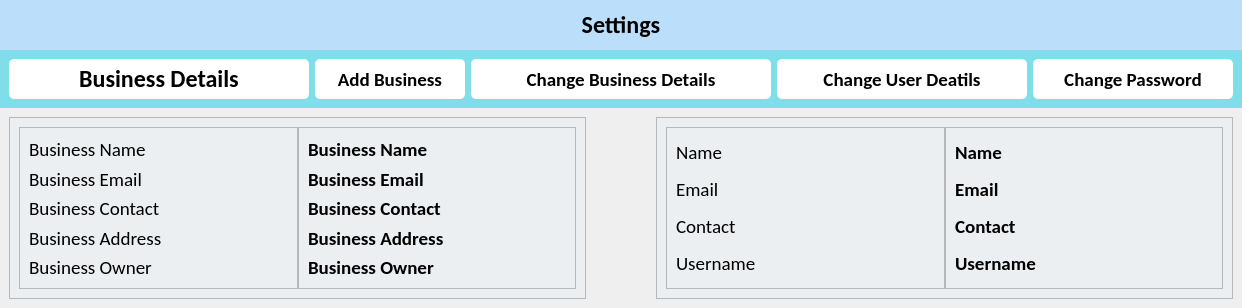
      <widget class="QWidget" name="settings_page">
       <property name="styleSheet">
        <string notr="true">
#lbl_settings {
	background-color: #bbdefb;
}

QPushButton {
	background-color: #fff;
	border-radius: 5px;
}

QFrame {
	background-color: #eceff1;
}

#create_widget {
	background-color: #80deea;
}</string>
       </property>
       <layout class="QVBoxLayout" name="verticalLayout_11">
        <property name="spacing">
         <number>0</number>
        </property>
        <property name="leftMargin">
         <number>0</number>
        </property>
        <property name="topMargin">
         <number>0</number>
        </property>
        <property name="rightMargin">
         <number>0</number>
        </property>
        <property name="bottomMargin">
         <number>0</number>
        </property>
        <item>
         <widget class="QLabel" name="lbl_settings">
          <property name="minimumSize">
           <size>
            <width>0</width>
            <height>50</height>
           </size>
          </property>
          <property name="maximumSize">
           <size>
            <width>16777215</width>
            <height>50</height>
           </size>
          </property>
          <property name="font">
           <font>
            <family>Calibri</family>
            <pointsize>18</pointsize>
            <weight>75</weight>
            <bold>true</bold>
           </font>
          </property>
          <property name="text">
           <string>Settings</string>
          </property>
          <property name="alignment">
           <set>Qt::AlignCenter</set>
          </property>
          <property name="margin">
           <number>0</number>
          </property>
         </widget>
        </item>
        <item>
         <widget class="QWidget" name="create_widget" native="true">
          <property name="minimumSize">
           <size>
            <width>0</width>
            <height>0</height>
           </size>
          </property>
          <property name="maximumSize">
           <size>
            <width>16777215</width>
            <height>60</height>
           </size>
          </property>
          <layout class="QHBoxLayout" name="horizontalLayout_8">
           <item alignment="Qt::AlignLeft">
            <widget class="QPushButton" name="btn_business_details">
             <property name="minimumSize">
              <size>
               <width>300</width>
               <height>40</height>
              </size>
             </property>
             <property name="maximumSize">
              <size>
               <width>300</width>
               <height>40</height>
              </size>
             </property>
             <property name="font">
              <font>
               <family>Calibri</family>
               <pointsize>18</pointsize>
               <weight>75</weight>
               <bold>true</bold>
              </font>
             </property>
             <property name="text">
              <string>Business Details</string>
             </property>
             <property name="icon">
              <iconset resource="../resources.qrc">
               <normaloff>:/icons/assets/icons/plus.png</normaloff>:/icons/assets/icons/plus.png</iconset>
             </property>
             <property name="iconSize">
              <size>
               <width>32</width>
               <height>32</height>
              </size>
             </property>
            </widget>
           </item>
           <item alignment="Qt::AlignLeft">
            <widget class="QPushButton" name="btn_add_khata">
             <property name="minimumSize">
              <size>
               <width>150</width>
               <height>40</height>
              </size>
             </property>
             <property name="maximumSize">
              <size>
               <width>150</width>
               <height>40</height>
              </size>
             </property>
             <property name="font">
              <font>
               <family>Calibri</family>
               <pointsize>14</pointsize>
               <weight>75</weight>
               <bold>true</bold>
              </font>
             </property>
             <property name="text">
              <string>Add Business</string>
             </property>
             <property name="icon">
              <iconset resource="../resources.qrc">
               <normaloff>:/icons/assets/icons/plus.png</normaloff>:/icons/assets/icons/plus.png</iconset>
             </property>
             <property name="iconSize">
              <size>
               <width>32</width>
               <height>32</height>
              </size>
             </property>
            </widget>
           </item>
           <item>
            <widget class="QPushButton" name="btn_change_business_details">
             <property name="minimumSize">
              <size>
               <width>300</width>
               <height>40</height>
              </size>
             </property>
             <property name="maximumSize">
              <size>
               <width>300</width>
               <height>40</height>
              </size>
             </property>
             <property name="font">
              <font>
               <family>Calibri</family>
               <pointsize>14</pointsize>
               <weight>75</weight>
               <bold>true</bold>
              </font>
             </property>
             <property name="cursor">
              <cursorShape>OpenHandCursor</cursorShape>
             </property>
             <property name="text">
              <string>Change Business Details</string>
             </property>
             <property name="icon">
              <iconset resource="../resources.qrc">
               <normaloff>:/icons/assets/icons/edit.png</normaloff>:/icons/assets/icons/edit.png</iconset>
             </property>
             <property name="iconSize">
              <size>
               <width>32</width>
               <height>32</height>
              </size>
             </property>
            </widget>
           </item>
           <item>
            <widget class="QPushButton" name="btn_change_user_details">
             <property name="minimumSize">
              <size>
               <width>250</width>
               <height>40</height>
              </size>
             </property>
             <property name="maximumSize">
              <size>
               <width>250</width>
               <height>40</height>
              </size>
             </property>
             <property name="font">
              <font>
               <family>Calibri</family>
               <pointsize>14</pointsize>
               <weight>75</weight>
               <bold>true</bold>
              </font>
             </property>
             <property name="cursor">
              <cursorShape>OpenHandCursor</cursorShape>
             </property>
             <property name="text">
              <string>Change User Deatils</string>
             </property>
             <property name="icon">
              <iconset resource="../resources.qrc">
               <normaloff>:/icons/assets/icons/edit.png</normaloff>:/icons/assets/icons/edit.png</iconset>
             </property>
             <property name="iconSize">
              <size>
               <width>32</width>
               <height>32</height>
              </size>
             </property>
            </widget>
           </item>
           <item>
            <widget class="QPushButton" name="btn_change_pwd">
             <property name="minimumSize">
              <size>
               <width>200</width>
               <height>40</height>
              </size>
             </property>
             <property name="maximumSize">
              <size>
               <width>200</width>
               <height>40</height>
              </size>
             </property>
             <property name="font">
              <font>
               <family>Calibri</family>
               <pointsize>14</pointsize>
               <weight>75</weight>
               <bold>true</bold>
              </font>
             </property>
             <property name="cursor">
              <cursorShape>OpenHandCursor</cursorShape>
             </property>
             <property name="text">
              <string>Change Password</string>
             </property>
             <property name="icon">
              <iconset resource="../resources.qrc">
               <normaloff>:/icons/assets/icons/edit.png</normaloff>:/icons/assets/icons/edit.png</iconset>
             </property>
             <property name="iconSize">
              <size>
               <width>32</width>
               <height>32</height>
              </size>
             </property>
            </widget>
           </item>
          </layout>
         </widget>
        </item>
        <item>
         <widget class="QWidget" name="details_widget" native="true">
          <property name="minimumSize">
           <size>
            <width>0</width>
            <height>0</height>
           </size>
          </property>
          <property name="maximumSize">
           <size>
            <width>16777215</width>
            <height>200</height>
           </size>
          </property>
          <layout class="QHBoxLayout" name="horizontalLayout_7">
           <property name="spacing">
            <number>70</number>
           </property>
           <item>
            <widget class="QFrame" name="business_frame">
             <property name="cursor">
              <cursorShape>OpenHandCursor</cursorShape>
             </property>
             <property name="frameShape">
              <enum>QFrame::StyledPanel</enum>
             </property>
             <property name="frameShadow">
              <enum>QFrame::Raised</enum>
             </property>
             <layout class="QHBoxLayout" name="horizontalLayout_6">
              <property name="spacing">
               <number>0</number>
              </property>
              <item>
               <widget class="QFrame" name="b_lbl_frame">
                <property name="frameShape">
                 <enum>QFrame::StyledPanel</enum>
                </property>
                <property name="frameShadow">
                 <enum>QFrame::Raised</enum>
                </property>
                <layout class="QVBoxLayout" name="verticalLayout_9">
                 <item>
                  <widget class="QLabel" name="lbl_b_name">
                   <property name="font">
                    <font>
                     <family>Calibri</family>
                     <pointsize>14</pointsize>
                    </font>
                   </property>
                   <property name="text">
                    <string>Business Name</string>
                   </property>
                  </widget>
                 </item>
                 <item>
                  <widget class="QLabel" name="lbl_b_email">
                   <property name="font">
                    <font>
                     <family>Calibri</family>
                     <pointsize>14</pointsize>
                    </font>
                   </property>
                   <property name="text">
                    <string>Business Email</string>
                   </property>
                  </widget>
                 </item>
                 <item>
                  <widget class="QLabel" name="lbl_b_contact">
                   <property name="font">
                    <font>
                     <family>Calibri</family>
                     <pointsize>14</pointsize>
                    </font>
                   </property>
                   <property name="text">
                    <string>Business Contact</string>
                   </property>
                  </widget>
                 </item>
                 <item>
                  <widget class="QLabel" name="lbl_b_address">
                   <property name="font">
                    <font>
                     <family>Calibri</family>
                     <pointsize>14</pointsize>
                    </font>
                   </property>
                   <property name="text">
                    <string>Business Address</string>
                   </property>
                  </widget>
                 </item>
                 <item>
                  <widget class="QLabel" name="lbl_b_owner">
                   <property name="font">
                    <font>
                     <family>Calibri</family>
                     <pointsize>14</pointsize>
                    </font>
                   </property>
                   <property name="text">
                    <string>Business Owner</string>
                   </property>
                  </widget>
                 </item>
                </layout>
               </widget>
              </item>
              <item>
               <widget class="QFrame" name="b_inputs_frame">
                <property name="frameShape">
                 <enum>QFrame::StyledPanel</enum>
                </property>
                <property name="frameShadow">
                 <enum>QFrame::Raised</enum>
                </property>
                <layout class="QVBoxLayout" name="verticalLayout_10">
                 <item>
                  <widget class="QLabel" name="txt_business_name">
                   <property name="font">
                    <font>
                     <family>Calibri</family>
                     <pointsize>14</pointsize>
                     <weight>75</weight>
                     <bold>true</bold>
                    </font>
                   </property>
                   <property name="text">
                    <string>Business Name</string>
                   </property>
                  </widget>
                 </item>
                 <item>
                  <widget class="QLabel" name="txt_business_email">
                   <property name="font">
                    <font>
                     <family>Calibri</family>
                     <pointsize>14</pointsize>
                     <weight>75</weight>
                     <bold>true</bold>
                    </font>
                   </property>
                   <property name="text">
                    <string>Business Email</string>
                   </property>
                  </widget>
                 </item>
                 <item>
                  <widget class="QLabel" name="txt_business_contact">
                   <property name="font">
                    <font>
                     <family>Calibri</family>
                     <pointsize>14</pointsize>
                     <weight>75</weight>
                     <bold>true</bold>
                    </font>
                   </property>
                   <property name="text">
                    <string>Business Contact</string>
                   </property>
                  </widget>
                 </item>
                 <item>
                  <widget class="QLabel" name="txt_business_address">
                   <property name="font">
                    <font>
                     <family>Calibri</family>
                     <pointsize>14</pointsize>
                     <weight>75</weight>
                     <bold>true</bold>
                    </font>
                   </property>
                   <property name="text">
                    <string>Business Address</string>
                   </property>
                  </widget>
                 </item>
                 <item>
                  <widget class="QLabel" name="txt_business_owner">
                   <property name="font">
                    <font>
                     <family>Calibri</family>
                     <pointsize>14</pointsize>
                     <weight>75</weight>
                     <bold>true</bold>
                    </font>
                   </property>
                   <property name="text">
                    <string>Business Owner</string>
                   </property>
                  </widget>
                 </item>
                </layout>
               </widget>
              </item>
             </layout>
            </widget>
           </item>
           <item>
            <widget class="QFrame" name="user_detail_frame">
             <property name="frameShape">
              <enum>QFrame::StyledPanel</enum>
             </property>
             <property name="frameShadow">
              <enum>QFrame::Raised</enum>
             </property>
             <layout class="QHBoxLayout" name="horizontalLayout_5">
              <property name="spacing">
               <number>0</number>
              </property>
              <item>
               <widget class="QFrame" name="u_lbl_frame">
                <property name="frameShape">
                 <enum>QFrame::StyledPanel</enum>
                </property>
                <property name="frameShadow">
                 <enum>QFrame::Raised</enum>
                </property>
                <layout class="QVBoxLayout" name="verticalLayout_8">
                 <item>
                  <widget class="QLabel" name="lbl_u_name">
                   <property name="font">
                    <font>
                     <family>Calibri</family>
                     <pointsize>14</pointsize>
                    </font>
                   </property>
                   <property name="text">
                    <string>Name</string>
                   </property>
                  </widget>
                 </item>
                 <item>
                  <widget class="QLabel" name="lbl_u_email">
                   <property name="font">
                    <font>
                     <family>Calibri</family>
                     <pointsize>14</pointsize>
                    </font>
                   </property>
                   <property name="text">
                    <string>Email</string>
                   </property>
                  </widget>
                 </item>
                 <item>
                  <widget class="QLabel" name="lbl_u_contact">
                   <property name="font">
                    <font>
                     <family>Calibri</family>
                     <pointsize>14</pointsize>
                    </font>
                   </property>
                   <property name="text">
                    <string>Contact</string>
                   </property>
                  </widget>
                 </item>
                 <item>
                  <widget class="QLabel" name="lbl_u_username">
                   <property name="font">
                    <font>
                     <family>Calibri</family>
                     <pointsize>14</pointsize>
                    </font>
                   </property>
                   <property name="text">
                    <string>Username</string>
                   </property>
                  </widget>
                 </item>
                </layout>
               </widget>
              </item>
              <item>
               <widget class="QFrame" name="u_inputs_frame">
                <property name="frameShape">
                 <enum>QFrame::StyledPanel</enum>
                </property>
                <property name="frameShadow">
                 <enum>QFrame::Raised</enum>
                </property>
                <layout class="QVBoxLayout" name="verticalLayout_7">
                 <item>
                  <widget class="QLabel" name="txt_user_name">
                   <property name="font">
                    <font>
                     <family>Calibri</family>
                     <pointsize>14</pointsize>
                     <weight>75</weight>
                     <bold>true</bold>
                    </font>
                   </property>
                   <property name="text">
                    <string>Name</string>
                   </property>
                  </widget>
                 </item>
                 <item>
                  <widget class="QLabel" name="txt_user_email">
                   <property name="font">
                    <font>
                     <family>Calibri</family>
                     <pointsize>14</pointsize>
                     <weight>75</weight>
                     <bold>true</bold>
                    </font>
                   </property>
                   <property name="text">
                    <string>Email</string>
                   </property>
                  </widget>
                 </item>
                 <item>
                  <widget class="QLabel" name="txt_user_contact">
                   <property name="font">
                    <font>
                     <family>Calibri</family>
                     <pointsize>14</pointsize>
                     <weight>75</weight>
                     <bold>true</bold>
                    </font>
                   </property>
                   <property name="text">
                    <string>Contact</string>
                   </property>
                  </widget>
                 </item>
                 <item>
                  <widget class="QLabel" name="txt_user_username">
                   <property name="font">
                    <font>
                     <family>Calibri</family>
                     <pointsize>14</pointsize>
                     <weight>75</weight>
                     <bold>true</bold>
                    </font>
                   </property>
                   <property name="text">
                    <string>Username</string>
                   </property>
                  </widget>
                 </item>
                </layout>
               </widget>
              </item>
             </layout>
            </widget>
           </item>
          </layout>
         </widget>
        </item>
        <item>
         <widget class="QWidget" name="widget_2" native="true"/>
        </item>
       </layout>
      </widget>
